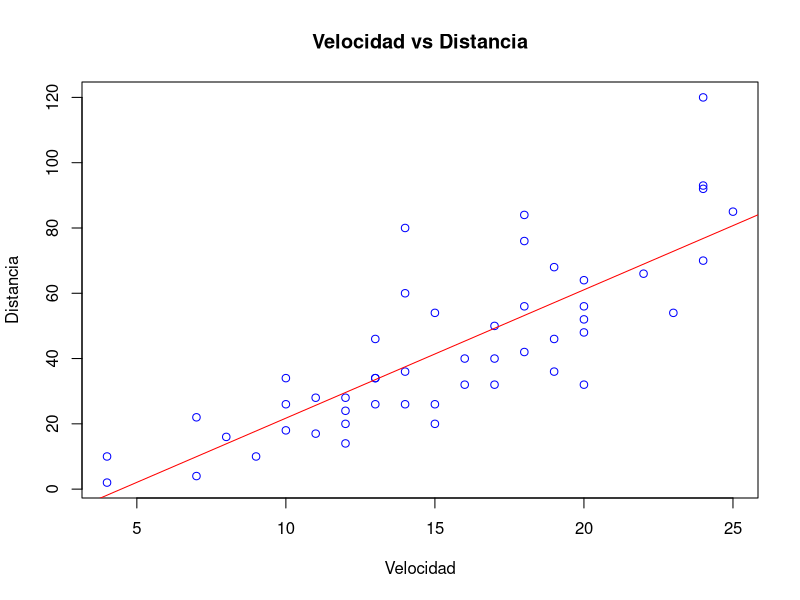
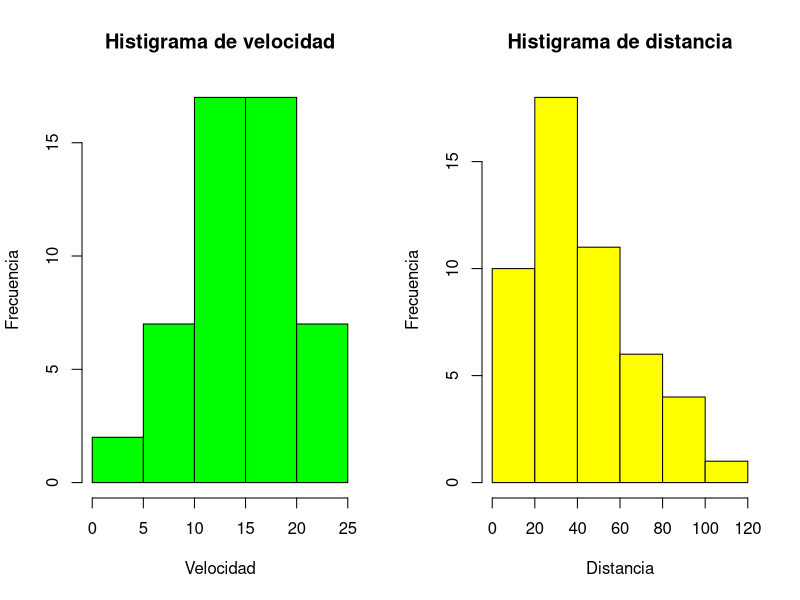
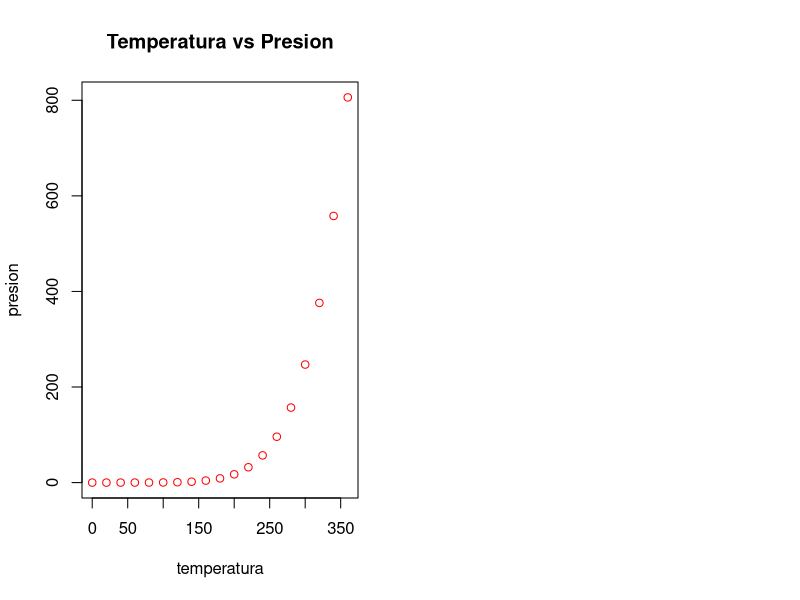
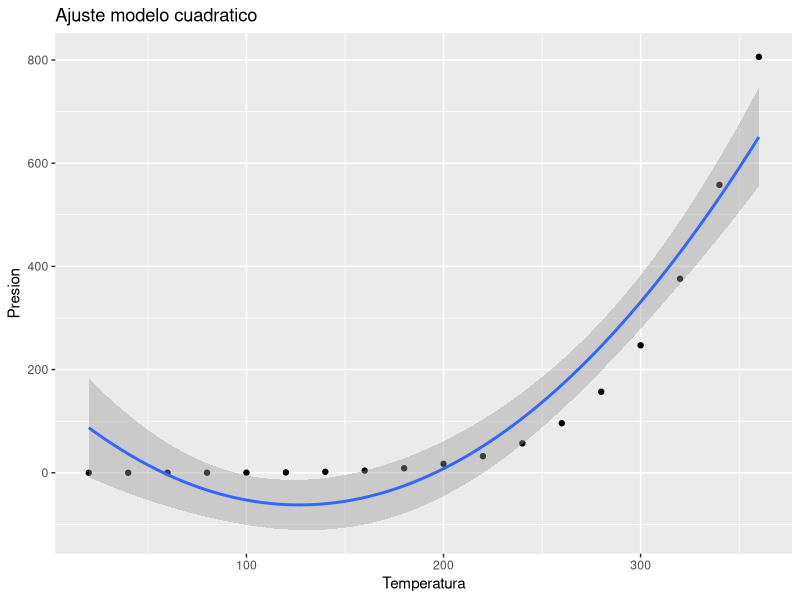

Source code (R) for these figures, in order:
## ---- chunk 1
knitr::opts_chunk$set(echo = FALSE)
## ---- chunk 2

plot(cars,main="Velocidad vs Distancia",xlab="Velocidad",ylab="Distancia",col="blue")
regresion <- lm(cars$dist ~ cars$speed, data = cars)
abline(regresion,col="red")
par(mfrow=c(1,2))
hist(cars$speed,xlab = "Velocidad",ylab = "Frecuencia",main = "Histigrama de velocidad",col = "green")
hist(cars$dist,xlab = "Distancia",ylab = "Frecuencia",main = "Histigrama de distancia",col = "yellow")

## ---- chunk 3
d <- subset (pressure, temperature!=0)
regresion2 <- lm(pressure ~ temperature + I(temperature^2), data = d)
#summary(regresion2)
plot(pressure,xlab="temperatura",ylab="presion",main="Temperatura vs Presion",col="red")
library(ggplot2)
qplot(temperature, pressure, data=d, geom=c("point", "smooth"), method="lm", formula= y ~ poly(x, 2),main ="Ajuste modelo cuadratico",xlab = "Temperatura",ylab = "Presion")

